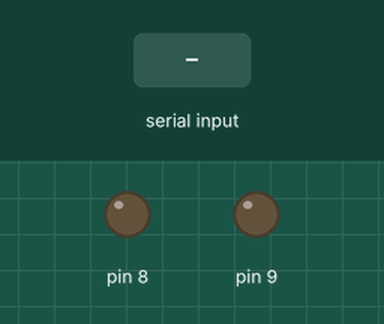
Recording of a sketch running on a simulated Arduino Uno, built with avr-gcc and run on an emulated ATmega328P. On the bench: output pins drawn as LEDs (lit = HIGH). The test bench sets the inputs (shaded band).

Above: at 1.2 s.
1.3 s: "R" received over Serial
At 2.5 s:
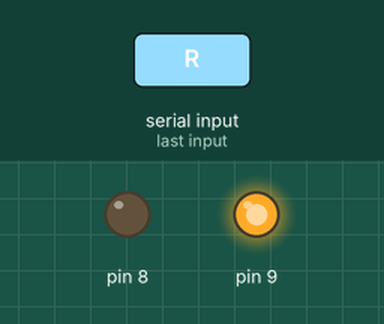
2.8 s: "G" received over Serial
At 3.8 s:
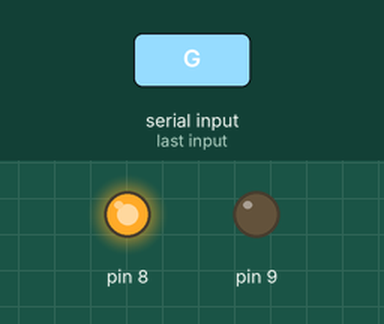
4.3 s: "1" received over Serial
At 5.0 s:
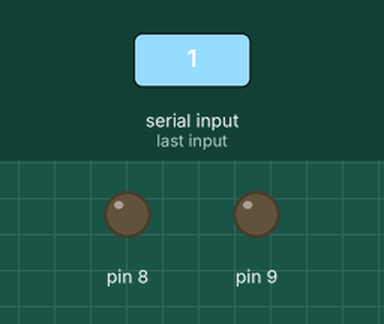
Timing chart, 0 to 7.3 s (numbered marks = the images above; inputs shaded):
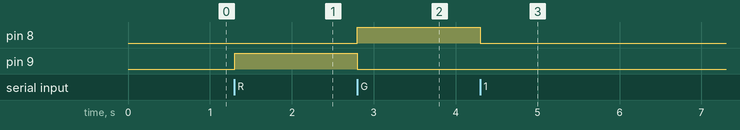

Measured:
- after the input at 1.3 s, pin 9: LOW → HIGH at once
- after the input at 2.8 s, pin 8: LOW → HIGH at once; pin 9: HIGH → LOW at once
- after the input at 4.3 s, pin 8: HIGH → LOW at once

The sketch:

ardunio_code.ino
```cpp
void setup() {
  // Initialize the LEDs
  pinMode(8, OUTPUT);
  pinMode(9, OUTPUT);

  // Initialize the serial communication
  Serial.begin(9600);
}

void loop() {
  // Check if there is data available on the serial port
  if (Serial.available()) {
    // Read the incoming data
    char receivedChar = Serial.read();

    // Control the LED based on the incoming data
    if (receivedChar == 'R') {
      digitalWrite(8, LOW);
      digitalWrite(9, HIGH);
    } else if (receivedChar == 'G') {
      digitalWrite(8, HIGH);
      digitalWrite(9, LOW);
    } else {
      digitalWrite(8, LOW);
      digitalWrite(9, LOW);
    }
  }
}
```
